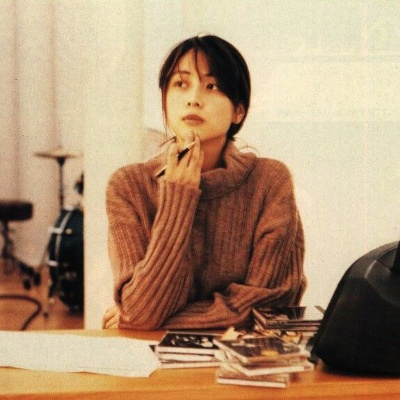
#> input picture umaker_clase8/imagen1.jpg, 400 x 400 px
$ python caras.py
#> lines starting #> are read from the running program, lines starting #| are printed output that depends on the picture
import numpy as np
import cv2
import os
#bgr
img=cv2.imread("imagen1.jpg")
#> img is the input picture: shape (400, 400, 3); mean B, G, R 117.6, 147.7, 178.6
#convertir a gris
gris=cv2.cvtColor(img,cv2.COLOR_BGR2GRAY)
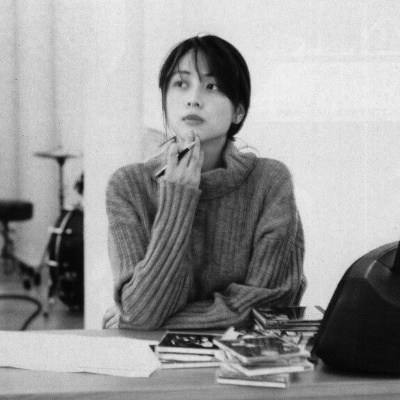
#> gris: shape (400, 400); min 2, max 246, mean 153.5
#ecualizara el histograma
gris2=cv2.equalizeHist(gris)
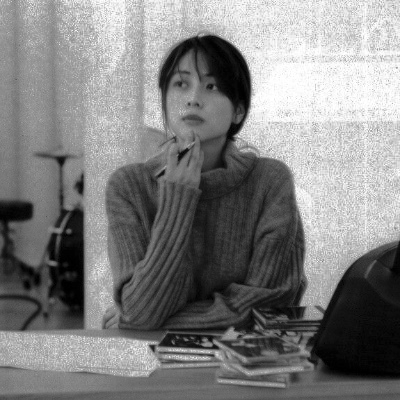
#> gris2: shape (400, 400); min 0, max 255, mean 128.5
#crear un objeto de la clase CascadeClassifier
faces=cv2.CascadeClassifier("haarcascade_frontalface_default.xml")
#utilizara el método detectMultiScale
rostros=faces.detectMultiScale(gris2,1.2,5)
#> rostros = [[158, 60, 75, 75]]
#> (the run stopped early here; a loop or call above may not have finished)
